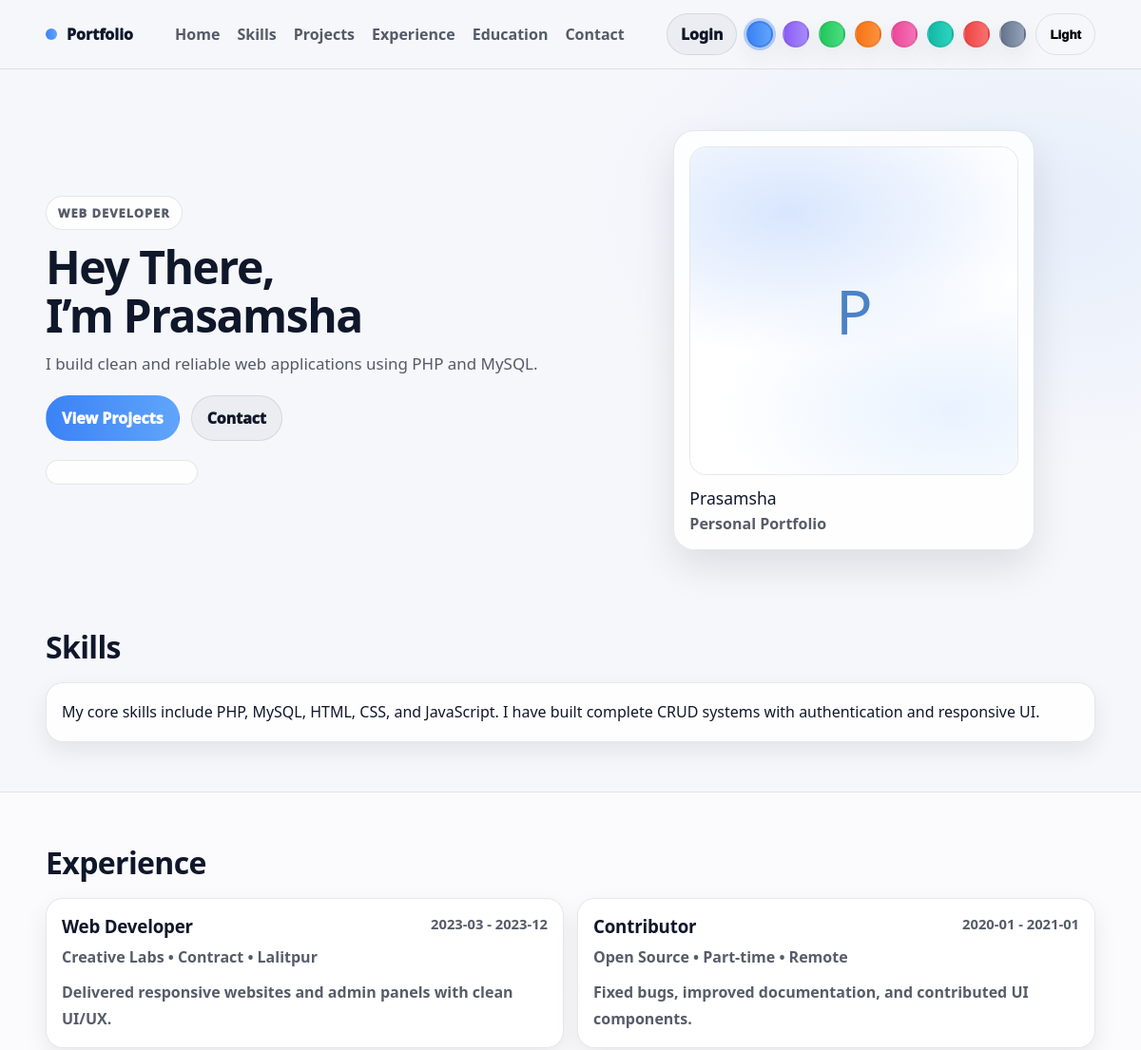
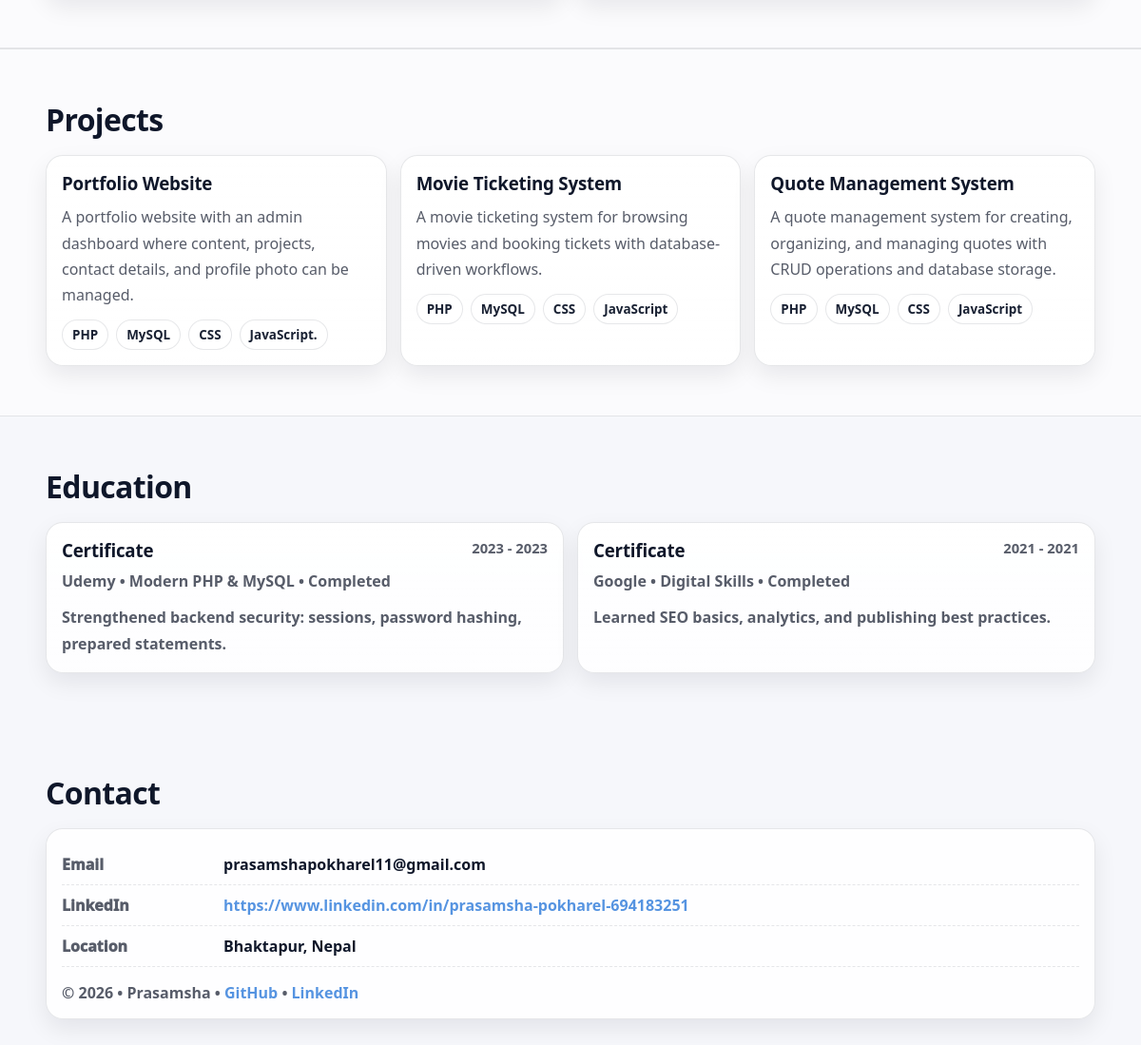
The page / on the database its author committed (2 pictures, top to bottom).
### tables this page shows
CREATE TABLE `users` (
  `id` int(11) NOT NULL,
  `username` varchar(100) NOT NULL,
  `email` varchar(190) DEFAULT NULL,
  `display_name` varchar(80) DEFAULT NULL,
  `password_hash` varchar(255) NOT NULL,
  `role` enum('admin','user') NOT NULL DEFAULT 'user',
  `created_at` timestamp NOT NULL DEFAULT current_timestamp(),
  `accent_palette` varchar(32) NOT NULL DEFAULT 'blue'
);

CREATE TABLE `portfolio_content` (
  `id` int(11) NOT NULL,
  `user_id` int(11) NOT NULL,
  `section` varchar(50) NOT NULL,
  `content` text NOT NULL
);

CREATE TABLE `experience` (
  `id` int(11) NOT NULL,
  `user_id` int(11) NOT NULL,
  `company` varchar(190) NOT NULL,
  `title` varchar(190) NOT NULL,
  `location` varchar(190) DEFAULT '',
  `employment_type` varchar(60) DEFAULT '',
  `start_date` varchar(20) DEFAULT '',
  `end_date` varchar(20) DEFAULT '',
  `is_current` tinyint(1) NOT NULL DEFAULT 0,
  `description` text DEFAULT NULL,
  `sort_order` int(11) NOT NULL DEFAULT 0,
  `created_at` timestamp NOT NULL DEFAULT current_timestamp(),
  `updated_at` timestamp NOT NULL DEFAULT current_timestamp() ON UPDATE current_timestamp()
);

CREATE TABLE `portfolio_projects` (
  `id` int(11) NOT NULL,
  `user_id` int(11) NOT NULL,
  `title` varchar(200) NOT NULL,
  `description` text NOT NULL,
  `tech` varchar(255) DEFAULT '',
  `live_url` varchar(255) DEFAULT '',
  `github_url` varchar(255) DEFAULT '',
  `created_at` timestamp NOT NULL DEFAULT current_timestamp()
);

CREATE TABLE `education` (
  `id` int(11) NOT NULL,
  `user_id` int(11) NOT NULL,
  `institution` varchar(190) NOT NULL,
  `degree` varchar(190) NOT NULL,
  `field` varchar(190) DEFAULT '',
  `start_year` varchar(20) DEFAULT '',
  `end_year` varchar(20) DEFAULT '',
  `grade` varchar(50) DEFAULT '',
  `description` text DEFAULT NULL,
  `sort_order` int(11) NOT NULL DEFAULT 0,
  `created_at` timestamp NOT NULL DEFAULT current_timestamp(),
  `updated_at` timestamp NOT NULL DEFAULT current_timestamp() ON UPDATE current_timestamp()
);

CREATE TABLE `portfolio_contact` (
  `id` int(11) NOT NULL,
  `user_id` int(11) NOT NULL,
  `email` varchar(200) DEFAULT '',
  `phone` varchar(30) DEFAULT NULL,
  `github` varchar(255) DEFAULT '',
  `linkedin` varchar(255) DEFAULT '',
  `location` varchar(200) DEFAULT '',
  `availability` varchar(200) DEFAULT '',
  `footer_github` varchar(255) DEFAULT '',
  `footer_linkedin` varchar(255) DEFAULT ''
);

### index.php (the view, shortened to what this page needs)
<?php
require "db.php";
$username = trim($_GET["u"] ?? "");
if ($username === "") {
  $stmt = $conn->prepare("SELECT username FROM users WHERE role='admin' ORDER BY id ASC LIMIT 1");
  $stmt->execute();
  $row = $stmt->get_result()->fetch_assoc();
  $username = $row["username"] ?? "";
}
$stmt = $conn->prepare("SELECT id, username, display_name, accent_palette FROM users WHERE username=? LIMIT 1");
$stmt->bind_param("s", $username);
$stmt->execute();
$user = $stmt->get_result()->fetch_assoc();
$userId = (int)$user["id"];
$displayName = trim((string)($user["display_name"] ?? ""));
$initial = strtoupper(mb_substr($displayName ?: "U", 0, 1, "UTF-8"));
function getContent(mysqli $conn, int $userId, string $section): string {
  $stmt = $conn->prepare("SELECT content FROM portfolio_content WHERE user_id=? AND section=? LIMIT 1");
  $stmt->bind_param("is", $userId, $section);
  $stmt->execute();
  $row = $stmt->get_result()->fetch_assoc();
  return (string)($row["content"] ?? "");
}
function getContact(mysqli $conn, int $userId): array {
  $stmt = $conn->prepare("
    SELECT email, phone, linkedin, location, footer_github, footer_linkedin
    FROM portfolio_contact
    WHERE user_id=? LIMIT 1
  ");
  $stmt->bind_param("i", $userId);
  $stmt->execute();
  $row = $stmt->get_result()->fetch_assoc();
  return $row ?: [];
}
$hero   = getContent($conn, $userId, "hero");
$about  = getContent($conn, $userId, "about");
$skills = getContent($conn, $userId, "skills");
$contact = getContact($conn, $userId);
$projects = [];
$stmt = $conn->prepare("
  SELECT title, description, tech, live_url, github_url, created_at
  FROM portfolio_projects
  WHERE user_id=?
  ORDER BY created_at DESC, id DESC
");
$stmt->bind_param("i", $userId);
$stmt->execute();
$res = $stmt->get_result();
while ($row = $res->fetch_assoc()) $projects[] = $row;
$education = [];
$stmt = $conn->prepare("
  SELECT institution, degree, field, start_year, end_year, grade, description
  FROM education
  WHERE user_id=?
  ORDER BY sort_order ASC, id DESC
");
$stmt->bind_param("i", $userId);
$stmt->execute();
$res = $stmt->get_result();
while ($row = $res->fetch_assoc()) $education[] = $row;
$experience = [];
$stmt = $conn->prepare("
  SELECT company, title, location, employment_type, start_date, end_date, is_current, description
  FROM experience
  WHERE user_id=?
  ORDER BY sort_order ASC, id DESC
");
$stmt->bind_param("i", $userId);
$stmt->execute();
$res = $stmt->get_result();
while ($row = $res->fetch_assoc()) $experience[] = $row;
$selfUrl = "index.php?u=" . urlencode($username);
function techToArray(string $tech): array {
  $tech = trim($tech);
  $tech = str_replace(["|", "/", ";"], ",", $tech);
  $parts = array_map("trim", explode(",", $tech));
  return array_values(array_filter($parts, fn($x) => $x !== ""));
}
?>
<!doctype html>
<html lang="en">
<head>
  <link rel="stylesheet" href="style.css">
</head>
<body>
<header class="topbar">
  <div class="wrap topbar-inner">
    <a class="brand" href="<?php echo htmlspecialchars($selfUrl); ?>#home">
      <span class="brand-dot"></span>
      <span class="brand-text">Portfolio</span>
    </a>
    <nav class="nav">
      <a href="<?php echo htmlspecialchars($selfUrl); ?>#home">Home</a>
      <a href="<?php echo htmlspecialchars($selfUrl); ?>#skills">Skills</a>
      <a href="<?php echo htmlspecialchars($selfUrl); ?>#projects">Projects</a>
      <a href="<?php echo htmlspecialchars($selfUrl); ?>#experience">Experience</a>
      <a href="<?php echo htmlspecialchars($selfUrl); ?>#education">Education</a>
      <a href="<?php echo htmlspecialchars($selfUrl); ?>#contact">Contact</a>
    </nav>
    <div class="topbar-right">
      <?php if (!empty($_SESSION["user_id"])): ?>
        <a class="pill" href="dashboard.php">Dashboard</a>
      <?php else: ?>
        <a class="pill" href="login.php">Login</a>
      <?php endif; ?>
      <div class="palette-bar" id="paletteBar"></div>
      <button class="pill pill-ghost" id="themeToggle" type="button">
        <span class="theme-label">Dark</span>
      </button>
    </div>
  </div>
</header>
<main>
  <section id="home" class="hero">
    <div class="wrap hero-grid">
      <div class="hero-left">
        <div class="kicker">Web Developer</div>
        <h1 class="title">
          <?php echo nl2br(htmlspecialchars($hero ?: "Hey There,\nI’m " . $displayName)); ?>
        </h1>
        <p class="subtitle">
          <?php echo nl2br(htmlspecialchars($about ?: "I build clean and reliable web applications using PHP and MySQL.")); ?>
        </p>
        <div class="cta-row">
          <a class="btnx primary" href="<?php echo htmlspecialchars($selfUrl); ?>#projects">View Projects</a>
          <a class="btnx" href="<?php echo htmlspecialchars($selfUrl); ?>#contact">Contact</a>
        </div>
        <div class="stats">
          <div class="stat">
          </div>
        </div>
      </div>
      <div class="hero-right">
        <div class="profile-card">
          <div class="profile-media" id="avatarBox">
            <div class="profile-fallback"><?php echo htmlspecialchars($initial); ?></div>
          </div>
          <div class="profile-meta">
            <div class="profile-name"><?php echo htmlspecialchars($displayName); ?></div>
            <div class="profile-sub">Personal Portfolio</div>
          </div>
        </div>
      </div>
    </div>
  </section>
  <section id="skills" class="section">
    <div class="wrap">
      <div class="section-head">
        <h2>Skills</h2>
      </div>
      <div class="panel">
        <?php echo nl2br(htmlspecialchars($skills ?: "Add your skills from dashboard → Manage Content/Skills.")); ?>
      </div>
    </div>
  </section>
  <section id="experience" class="section section-alt">
    <div class="wrap">
      <div class="section-head">
        <h2>Experience</h2>
      </div>
      <?php if (count($experience) === 0): ?>
        <div class="panel">
          <?php echo nl2br(htmlspecialchars("Add your experience from dashboard → Manage Experience.")); ?>
        </div>
      <?php else: ?>
        <div class="timeline-grid">
          <?php foreach ($experience as $e): ?>
            <?php
              $company = (string)($e["company"] ?? "");
              $title   = (string)($e["title"] ?? "");
              $loc     = trim((string)($e["location"] ?? ""));
              $type    = trim((string)($e["employment_type"] ?? ""));
              $start   = trim((string)($e["start_date"] ?? ""));
              $end     = trim((string)($e["end_date"] ?? ""));
              $cur     = (int)($e["is_current"] ?? 0) === 1;
              $desc    = (string)($e["description"] ?? "");
              $range   = trim($start . " - " . ($cur ? "Present" : $end));
              $metaParts = array_values(array_filter([$company, $type, $loc]));
            ?>
            <article class="timeline-card">
              <div class="timeline-head">
                <h3 class="timeline-title"><?php echo htmlspecialchars($title); ?></h3>
                <?php if ($range !== "-"): ?>
                  <div class="timeline-date"><?php echo htmlspecialchars($range); ?></div>
                <?php endif; ?>
              </div>
              <?php if (count($metaParts) > 0): ?>
                <div class="timeline-meta">
                  <?php echo htmlspecialchars(implode(" • ", $metaParts)); ?>
                </div>
              <?php endif; ?>
              <?php if (trim($desc) !== ""): ?>
                <div class="timeline-desc">
                  <?php echo nl2br(htmlspecialchars($desc)); ?>
                </div>
              <?php endif; ?>
            </article>
          <?php endforeach; ?>
        </div>
      <?php endif; ?>
    </div>
  </section>
  <section id="projects" class="section section-alt">
    <div class="wrap">
      <div class="section-head">
        <h2>Projects</h2>
      </div>
      <div class="project-grid">
        <?php foreach ($projects as $p): ?>
          <?php
            $techArr = techToArray((string)($p["tech"] ?? ""));
          ?>
          <article class="project">
            <div class="project-head">
              <h3 class="project-title"><?php echo htmlspecialchars($p["title"] ?? "Untitled"); ?></h3>
            </div>
            <p class="project-desc"><?php echo nl2br(htmlspecialchars($p["description"] ?? "")); ?></p>
            <?php if (count($techArr) > 0): ?>
              <div class="tags">
                <?php foreach ($techArr as $t): ?>
                  <span class="tag"><?php echo htmlspecialchars($t); ?></span>
                <?php endforeach; ?>
              </div>
            <?php endif; ?>
          </article>
        <?php endforeach; ?>
      </div>
    </div>
  </section>
  <section id="education" class="section">
    <div class="wrap">
      <div class="section-head">
        <h2>Education</h2>
      </div>
      <?php if (count($education) === 0): ?>
        <div class="panel">
          <?php echo nl2br(htmlspecialchars("Add your education from dashboard → Manage Education.")); ?>
        </div>
      <?php else: ?>
        <div class="timeline-grid">
          <?php foreach ($education as $ed): ?>
            <?php
              $institution = (string)($ed["institution"] ?? "");
              $degree      = (string)($ed["degree"] ?? "");
              $field       = trim((string)($ed["field"] ?? ""));
              $startY      = trim((string)($ed["start_year"] ?? ""));
              $endY        = trim((string)($ed["end_year"] ?? ""));
              $grade       = trim((string)($ed["grade"] ?? ""));
              $desc        = (string)($ed["description"] ?? "");
              $range       = trim($startY . " - " . $endY);
              $metaParts   = array_values(array_filter([$institution, $field, $grade]));
            ?>
            <article class="timeline-card">
              <div class="timeline-head">
                <h3 class="timeline-title"><?php echo htmlspecialchars($degree); ?></h3>
                <?php if ($range !== "-"): ?>
                  <div class="timeline-date"><?php echo htmlspecialchars($range); ?></div>
                <?php endif; ?>
              </div>
              <?php if (count($metaParts) > 0): ?>
                <div class="timeline-meta">
                  <?php echo htmlspecialchars(implode(" • ", $metaParts)); ?>
                </div>
              <?php endif; ?>
              <?php if (trim($desc) !== ""): ?>
                <div class="timeline-desc">
                  <?php echo nl2br(htmlspecialchars($desc)); ?>
                </div>
              <?php endif; ?>
            </article>
          <?php endforeach; ?>
        </div>
      <?php endif; ?>
    </div>
  </section>
  <section id="contact" class="section">
    <div class="wrap">
      <div class="section-head">
        <h2>Contact</h2>
      </div>
      <div class="contact-block">
        <div class="contact-row">
          <div class="contact-label">Email</div>
          <div class="contact-value"><?php echo htmlspecialchars($contact["email"] ?? ""); ?></div>
        </div>
        <div class="contact-row">
          <div class="contact-label">LinkedIn</div>
          <?php $ln = trim((string)($contact["linkedin"] ?? "")); ?>
          <?php if ($ln !== ""): ?>
            <a class="contact-value link" target="_blank" rel="noopener" href="<?php echo htmlspecialchars($ln); ?>">
              <?php echo htmlspecialchars($ln); ?>
            </a>
          <?php else: ?>
            <div class="contact-value"></div>
          <?php endif; ?>
        </div>
        <div class="contact-row">
          <div class="contact-label">Location</div>
          <div class="contact-value"><?php echo htmlspecialchars($contact["location"] ?? ""); ?></div>
        </div>
        <div class="footer">
          © <?php echo date("Y"); ?> • <?php echo htmlspecialchars($displayName); ?>
          <?php if (!empty($contact["footer_github"])): ?>
            • <a class="link" target="_blank" rel="noopener" href="<?php echo htmlspecialchars($contact["footer_github"]); ?>">GitHub</a>
          <?php endif; ?>
          <?php if (!empty($contact["footer_linkedin"])): ?>
            • <a class="link" target="_blank" rel="noopener" href="<?php echo htmlspecialchars($contact["footer_linkedin"]); ?>">LinkedIn</a>
          <?php endif; ?>
        </div>
      </div>
    </div>
  </section>
</main>
</body>
</html>

### rows shown on the page
users: display_name "Hey There, I’m Prasamsha", display_name "P", display_name "Prasamsha", id.content "My core skills include PHP, MySQL, HTML, CSS, and JavaScript. I have built complete CRUD systems with authentication and responsive UI."
experience: title "Web Developer", range "2023-03 - 2023-12", metaParts "Creative Labs • Contract • Lalitpur", description "Delivered responsive websites and admin panels with clean UI/UX."
experience: title "Contributor", range "2020-01 - 2021-01", metaParts "Open Source • Part-time • Remote", description "Fixed bugs, improved documentation, and contributed UI components."
portfolio_projects: title "Portfolio Website", description "A portfolio website with an admin dashboard where content, projects, contact details, and profile photo can be managed.", tech "PHP", tech "MySQL", tech "CSS", tech "JavaScript."
portfolio_projects: title "Movie Ticketing System", description "A movie ticketing system for browsing movies and booking tickets with database-driven workflows.", tech "PHP", tech "MySQL", tech "CSS", tech "JavaScript"
portfolio_projects: title "Quote Management System", description "A quote management system for creating, organizing, and managing quotes with CRUD operations and database storage.", tech "PHP", tech "MySQL", tech "CSS", tech "JavaScript"
education: degree "Certificate", range "2023 - 2023", metaParts "Udemy • Modern PHP & MySQL • Completed", description "Strengthened backend security: sessions, password hashing, prepared statements."
education: degree "Certificate", range "2021 - 2021", metaParts "Google • Digital Skills • Completed", description "Learned SEO basics, analytics, and publishing best practices."
portfolio_contact: email "prasamshapokharel11@gmail.com", linkedin "https://www.linkedin.com/in/prasamsha-pokharel-694183251", location "Bhaktapur, Nepal"
